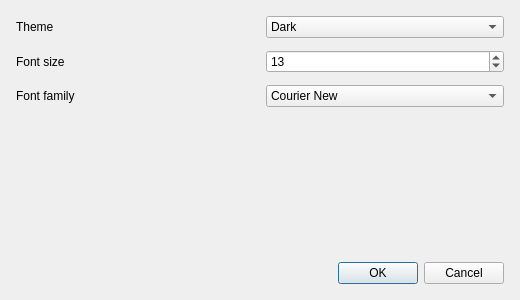
<?xml version="1.0" encoding="UTF-8"?>
<ui version="4.0">
 <class>Dialog</class>
 <widget class="QDialog" name="Dialog">
  <property name="geometry">
   <rect>
    <x>0</x>
    <y>0</y>
    <width>520</width>
    <height>300</height>
   </rect>
  </property>
  <property name="windowTitle">
   <string>Preferences</string>
  </property>
  <layout class="QVBoxLayout" name="verticalLayout_2">
   <property name="spacing">
    <number>12</number>
   </property>
   <property name="margin">
    <number>16</number>
   </property>
   <item>
    <layout class="QVBoxLayout" name="verticalLayout">
     <property name="spacing">
      <number>12</number>
     </property>
     <item>
      <layout class="QHBoxLayout" name="horizontalLayout">
       <property name="spacing">
        <number>12</number>
       </property>
       <item>
        <widget class="QLabel" name="label">
         <property name="text">
          <string>Theme</string>
         </property>
        </widget>
       </item>
       <item>
        <widget class="QComboBox" name="comboBox">
         <item>
          <property name="text">
           <string>Dark</string>
          </property>
         </item>
         <item>
          <property name="text">
           <string>Light</string>
          </property>
         </item>
         <item>
          <property name="text">
           <string>Dark Monokai</string>
          </property>
         </item>
         <item>
          <property name="text">
           <string>Light Monokai</string>
          </property>
         </item>
         <item>
          <property name="text">
           <string>Dark Dracula</string>
          </property>
         </item>
         <item>
          <property name="text">
           <string>Light Dracula</string>
          </property>
         </item>
         <item>
          <property name="text">
           <string>Dark Nord</string>
          </property>
         </item>
         <item>
          <property name="text">
           <string>Light Nord</string>
          </property>
         </item>
         <item>
          <property name="text">
           <string>Dark Solarized</string>
          </property>
         </item>
         <item>
          <property name="text">
           <string>Light Solarized</string>
          </property>
         </item>
         <item>
          <property name="text">
           <string>Dark Github</string>
          </property>
         </item>
         <item>
          <property name="text">
           <string>Light Github</string>
          </property>
         </item>
        </widget>
       </item>
      </layout>
     </item>
     <item>
      <layout class="QHBoxLayout" name="horizontalLayout_2">
       <property name="spacing">
        <number>12</number>
       </property>
       <item>
        <widget class="QLabel" name="label_2">
         <property name="text">
          <string>Font size</string>
         </property>
        </widget>
       </item>
       <item>
        <widget class="QSpinBox" name="spinBox">
         <property name="minimum">
          <number>7</number>
         </property>
         <property name="maximum">
          <number>40</number>
         </property>
         <property name="value">
          <number>13</number>
         </property>
        </widget>
       </item>
      </layout>
     </item>
     <item>
      <layout class="QHBoxLayout" name="horizontalLayout_3">
       <property name="spacing">
        <number>12</number>
       </property>
       <item>
        <widget class="QLabel" name="label_3">
         <property name="text">
          <string>Font family</string>
         </property>
        </widget>
       </item>
       <item>
        <widget class="QComboBox" name="fontComboBox">
         <item>
          <property name="text">
           <string>Courier New</string>
          </property>
         </item>
         <item>
          <property name="text">
           <string>DejaVu Sans Mono</string>
          </property>
         </item>
         <item>
          <property name="text">
           <string>Fira Code</string>
          </property>
         </item>
         <item>
          <property name="text">
           <string>Hack</string>
          </property>
         </item>
         <item>
          <property name="text">
           <string>Inconsolata</string>
          </property>
         </item>
         <item>
          <property name="text">
           <string>JetBrains Mono</string>
          </property>
         </item>
         <item>
          <property name="text">
           <string>Liberation Mono</string>
          </property>
         </item>
         <item>
          <property name="text">
           <string>Lucida Console</string>
          </property>
         </item>
         <item>
          <property name="text">
           <string>Monospace</string>
          </property>
         </item>
         <item>
          <property name="text">
           <string>Noto Sans Mono</string>
          </property>
         </item>
         <item>
          <property name="text">
           <string>Source Code Pro</string>
          </property>
         </item>
         <item>
          <property name="text">
           <string>Ubuntu Mono</string>
          </property>
         </item>
        </widget>
       </item>
      </layout>
     </item>
     <item>
      <spacer name="verticalSpacer">
       <property name="orientation">
        <enum>Qt::Vertical</enum>
       </property>
       <property name="sizeType">
        <enum>QSizePolicy::Expanding</enum>
       </property>
       <property name="sizeHint">
        <size>
         <width>0</width>
         <height>0</height>
        </size>
       </property>
      </spacer>
     </item>
     <item>
      <widget class="QDialogButtonBox" name="buttonBox">
       <property name="maximumSize">
        <size>
         <width>16777215</width>
         <height>30</height>
        </size>
       </property>
       <property name="orientation">
        <enum>Qt::Orientation::Horizontal</enum>
       </property>
       <property name="standardButtons">
        <set>QDialogButtonBox::StandardButton::Cancel|QDialogButtonBox::StandardButton::Ok</set>
       </property>
      </widget>
     </item>
    </layout>
   </item>
  </layout>
 </widget>
 <resources/>
 <connections>
  <connection>
   <sender>buttonBox</sender>
   <signal>accepted()</signal>
   <receiver>Dialog</receiver>
   <slot>accept()</slot>
   <hints>
    <hint type="sourcelabel">
     <x>248</x>
     <y>254</y>
    </hint>
    <hint type="destinationlabel">
     <x>157</x>
     <y>274</y>
    </hint>
   </hints>
  </connection>
  <connection>
   <sender>buttonBox</sender>
   <signal>rejected()</signal>
   <receiver>Dialog</receiver>
   <slot>reject()</slot>
   <hints>
    <hint type="sourcelabel">
     <x>316</x>
     <y>260</y>
    </hint>
    <hint type="destinationlabel">
     <x>286</x>
     <y>274</y>
    </hint>
   </hints>
  </connection>
 </connections>
</ui>
